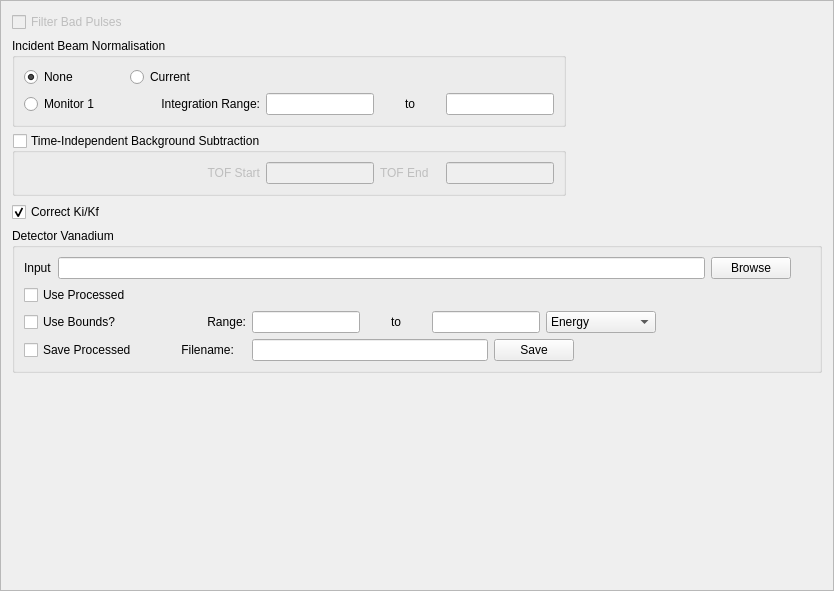
<?xml version="1.0" encoding="UTF-8"?>
<ui version="4.0">
 <class>DataCorrsFrame</class>
 <widget class="QFrame" name="DataCorrsFrame">
  <property name="geometry">
   <rect>
    <x>0</x>
    <y>0</y>
    <width>834</width>
    <height>591</height>
   </rect>
  </property>
  <property name="windowTitle">
   <string>Frame</string>
  </property>
  <property name="frameShape">
   <enum>QFrame::StyledPanel</enum>
  </property>
  <property name="frameShadow">
   <enum>QFrame::Raised</enum>
  </property>
  <layout class="QVBoxLayout" name="verticalLayout_2">
   <item>
    <layout class="QHBoxLayout" name="horizontalLayout">
     <item>
      <widget class="QCheckBox" name="filter_bad_pulses_chkbox">
       <property name="enabled">
        <bool>false</bool>
       </property>
       <property name="text">
        <string>Filter Bad Pulses</string>
       </property>
      </widget>
     </item>
     <item>
      <spacer name="horizontalSpacer">
       <property name="orientation">
        <enum>Qt::Horizontal</enum>
       </property>
       <property name="sizeHint" stdset="0">
        <size>
         <width>40</width>
         <height>20</height>
        </size>
       </property>
      </spacer>
     </item>
    </layout>
   </item>
   <item>
    <layout class="QHBoxLayout" name="horizontalLayout_2">
     <item>
      <widget class="QGroupBox" name="incident_beam_norm_gb">
       <property name="title">
        <string>Incident Beam Normalisation</string>
       </property>
       <layout class="QGridLayout" name="gridLayout">
        <item row="0" column="0">
         <widget class="QRadioButton" name="none_rb">
          <property name="minimumSize">
           <size>
            <width>100</width>
            <height>0</height>
           </size>
          </property>
          <property name="text">
           <string>None</string>
          </property>
          <property name="checked">
           <bool>true</bool>
          </property>
         </widget>
        </item>
        <item row="0" column="1" colspan="2">
         <widget class="QRadioButton" name="current_rb">
          <property name="toolTip">
           <string>Current (aka Proton Charge) Normalisation</string>
          </property>
          <property name="text">
           <string>Current</string>
          </property>
         </widget>
        </item>
        <item row="1" column="1">
         <widget class="QLabel" name="monint_label">
          <property name="minimumSize">
           <size>
            <width>130</width>
            <height>0</height>
           </size>
          </property>
          <property name="text">
           <string>Integration Range:</string>
          </property>
          <property name="alignment">
           <set>Qt::AlignRight|Qt::AlignTrailing|Qt::AlignVCenter</set>
          </property>
         </widget>
        </item>
        <item row="1" column="2">
         <widget class="QLineEdit" name="monint_low_edit"/>
        </item>
        <item row="1" column="4">
         <widget class="QLineEdit" name="monint_high_edit"/>
        </item>
        <item row="1" column="0">
         <widget class="QRadioButton" name="monitor1_rb">
          <property name="minimumSize">
           <size>
            <width>100</width>
            <height>0</height>
           </size>
          </property>
          <property name="text">
           <string>Monitor 1</string>
          </property>
         </widget>
        </item>
        <item row="1" column="3">
         <widget class="QLabel" name="label">
          <property name="minimumSize">
           <size>
            <width>60</width>
            <height>0</height>
           </size>
          </property>
          <property name="text">
           <string>to</string>
          </property>
          <property name="alignment">
           <set>Qt::AlignCenter</set>
          </property>
         </widget>
        </item>
       </layout>
      </widget>
     </item>
     <item>
      <spacer name="horizontalSpacer_2">
       <property name="orientation">
        <enum>Qt::Horizontal</enum>
       </property>
       <property name="sizeHint" stdset="0">
        <size>
         <width>40</width>
         <height>20</height>
        </size>
       </property>
      </spacer>
     </item>
    </layout>
   </item>
   <item>
    <layout class="QHBoxLayout" name="horizontalLayout_4">
     <item>
      <widget class="QGroupBox" name="background_sub_gb">
       <property name="title">
        <string>Time-Independent Background Subtraction</string>
       </property>
       <property name="checkable">
        <bool>true</bool>
       </property>
       <property name="checked">
        <bool>false</bool>
       </property>
       <layout class="QHBoxLayout" name="horizontalLayout_3">
        <item>
         <widget class="QLabel" name="tof_start_label">
          <property name="minimumSize">
           <size>
            <width>236</width>
            <height>0</height>
           </size>
          </property>
          <property name="text">
           <string>TOF Start</string>
          </property>
          <property name="alignment">
           <set>Qt::AlignRight|Qt::AlignTrailing|Qt::AlignVCenter</set>
          </property>
         </widget>
        </item>
        <item>
         <widget class="QLineEdit" name="tof_start_edit"/>
        </item>
        <item>
         <widget class="QLabel" name="tof_end_label">
          <property name="minimumSize">
           <size>
            <width>60</width>
            <height>0</height>
           </size>
          </property>
          <property name="text">
           <string>TOF End</string>
          </property>
         </widget>
        </item>
        <item>
         <widget class="QLineEdit" name="tof_end_edit"/>
        </item>
       </layout>
      </widget>
     </item>
     <item>
      <spacer name="horizontalSpacer_3">
       <property name="orientation">
        <enum>Qt::Horizontal</enum>
       </property>
       <property name="sizeHint" stdset="0">
        <size>
         <width>40</width>
         <height>20</height>
        </size>
       </property>
      </spacer>
     </item>
    </layout>
   </item>
   <item>
    <widget class="QCheckBox" name="correct_kikf_cb">
     <property name="text">
      <string>Correct Ki/Kf</string>
     </property>
     <property name="checked">
      <bool>true</bool>
     </property>
    </widget>
   </item>
   <item>
    <widget class="QGroupBox" name="det_van_gb">
     <property name="title">
      <string>Detector Vanadium</string>
     </property>
     <layout class="QVBoxLayout" name="verticalLayout">
      <item>
       <layout class="QHBoxLayout" name="horizontalLayout_5">
        <item>
         <widget class="QLabel" name="van_input_label">
          <property name="text">
           <string>Input</string>
          </property>
         </widget>
        </item>
        <item>
         <widget class="QLineEdit" name="van_input_edit"/>
        </item>
        <item>
         <widget class="QPushButton" name="van_input_browse">
          <property name="text">
           <string>Browse</string>
          </property>
         </widget>
        </item>
        <item>
         <spacer name="horizontalSpacer_5">
          <property name="orientation">
           <enum>Qt::Horizontal</enum>
          </property>
          <property name="sizeType">
           <enum>QSizePolicy::Fixed</enum>
          </property>
          <property name="sizeHint" stdset="0">
           <size>
            <width>19</width>
            <height>20</height>
           </size>
          </property>
         </spacer>
        </item>
       </layout>
      </item>
      <item>
       <layout class="QHBoxLayout" name="horizontalLayout_8">
        <item>
         <widget class="QCheckBox" name="use_procdetvan_cb">
          <property name="text">
           <string>Use Processed</string>
          </property>
         </widget>
        </item>
        <item>
         <spacer name="horizontalSpacer_7">
          <property name="orientation">
           <enum>Qt::Horizontal</enum>
          </property>
          <property name="sizeHint" stdset="0">
           <size>
            <width>40</width>
            <height>20</height>
           </size>
          </property>
         </spacer>
        </item>
       </layout>
      </item>
      <item>
       <layout class="QHBoxLayout" name="horizontalLayout_6">
        <item>
         <widget class="QCheckBox" name="van_int_cb">
          <property name="minimumSize">
           <size>
            <width>138</width>
            <height>0</height>
           </size>
          </property>
          <property name="text">
           <string>Use Bounds?</string>
          </property>
         </widget>
        </item>
        <item>
         <widget class="QLabel" name="van_int_range_label">
          <property name="minimumSize">
           <size>
            <width>78</width>
            <height>0</height>
           </size>
          </property>
          <property name="text">
           <string>Range:</string>
          </property>
          <property name="alignment">
           <set>Qt::AlignRight|Qt::AlignTrailing|Qt::AlignVCenter</set>
          </property>
         </widget>
        </item>
        <item>
         <widget class="QLineEdit" name="van_int_range_low_edit">
          <property name="sizePolicy">
           <sizepolicy hsizetype="Fixed" vsizetype="Fixed">
            <horstretch>0</horstretch>
            <verstretch>0</verstretch>
           </sizepolicy>
          </property>
         </widget>
        </item>
        <item>
         <widget class="QLabel" name="label_3">
          <property name="minimumSize">
           <size>
            <width>60</width>
            <height>0</height>
           </size>
          </property>
          <property name="text">
           <string>to</string>
          </property>
          <property name="alignment">
           <set>Qt::AlignCenter</set>
          </property>
         </widget>
        </item>
        <item>
         <widget class="QLineEdit" name="van_int_range_high_edit">
          <property name="sizePolicy">
           <sizepolicy hsizetype="Fixed" vsizetype="Fixed">
            <horstretch>0</horstretch>
            <verstretch>0</verstretch>
           </sizepolicy>
          </property>
         </widget>
        </item>
        <item>
         <widget class="QComboBox" name="van_int_range_units_cb">
          <property name="minimumSize">
           <size>
            <width>110</width>
            <height>0</height>
           </size>
          </property>
          <item>
           <property name="text">
            <string>Energy</string>
           </property>
          </item>
          <item>
           <property name="text">
            <string>Wavelength</string>
           </property>
          </item>
          <item>
           <property name="text">
            <string>TOF</string>
           </property>
          </item>
         </widget>
        </item>
        <item>
         <spacer name="horizontalSpacer_4">
          <property name="orientation">
           <enum>Qt::Horizontal</enum>
          </property>
          <property name="sizeHint" stdset="0">
           <size>
            <width>40</width>
            <height>20</height>
           </size>
          </property>
         </spacer>
        </item>
       </layout>
      </item>
      <item>
       <layout class="QHBoxLayout" name="horizontalLayout_7">
        <item>
         <widget class="QCheckBox" name="save_procdetvan_cb">
          <property name="minimumSize">
           <size>
            <width>138</width>
            <height>0</height>
           </size>
          </property>
          <property name="text">
           <string>Save Processed</string>
          </property>
         </widget>
        </item>
        <item>
         <widget class="QLabel" name="save_procdetvan_label">
          <property name="minimumSize">
           <size>
            <width>78</width>
            <height>0</height>
           </size>
          </property>
          <property name="text">
           <string>    Filename:</string>
          </property>
         </widget>
        </item>
        <item>
         <widget class="QLineEdit" name="save_procdetvan_edit"/>
        </item>
        <item>
         <widget class="QPushButton" name="save_procdetvan_save">
          <property name="text">
           <string>Save</string>
          </property>
         </widget>
        </item>
        <item>
         <spacer name="horizontalSpacer_8">
          <property name="orientation">
           <enum>Qt::Horizontal</enum>
          </property>
          <property name="sizeHint" stdset="0">
           <size>
            <width>40</width>
            <height>20</height>
           </size>
          </property>
         </spacer>
        </item>
       </layout>
      </item>
     </layout>
    </widget>
   </item>
   <item>
    <spacer name="verticalSpacer">
     <property name="orientation">
      <enum>Qt::Vertical</enum>
     </property>
     <property name="sizeHint" stdset="0">
      <size>
       <width>20</width>
       <height>124</height>
      </size>
     </property>
    </spacer>
   </item>
  </layout>
 </widget>
 <resources/>
 <connections/>
</ui>
